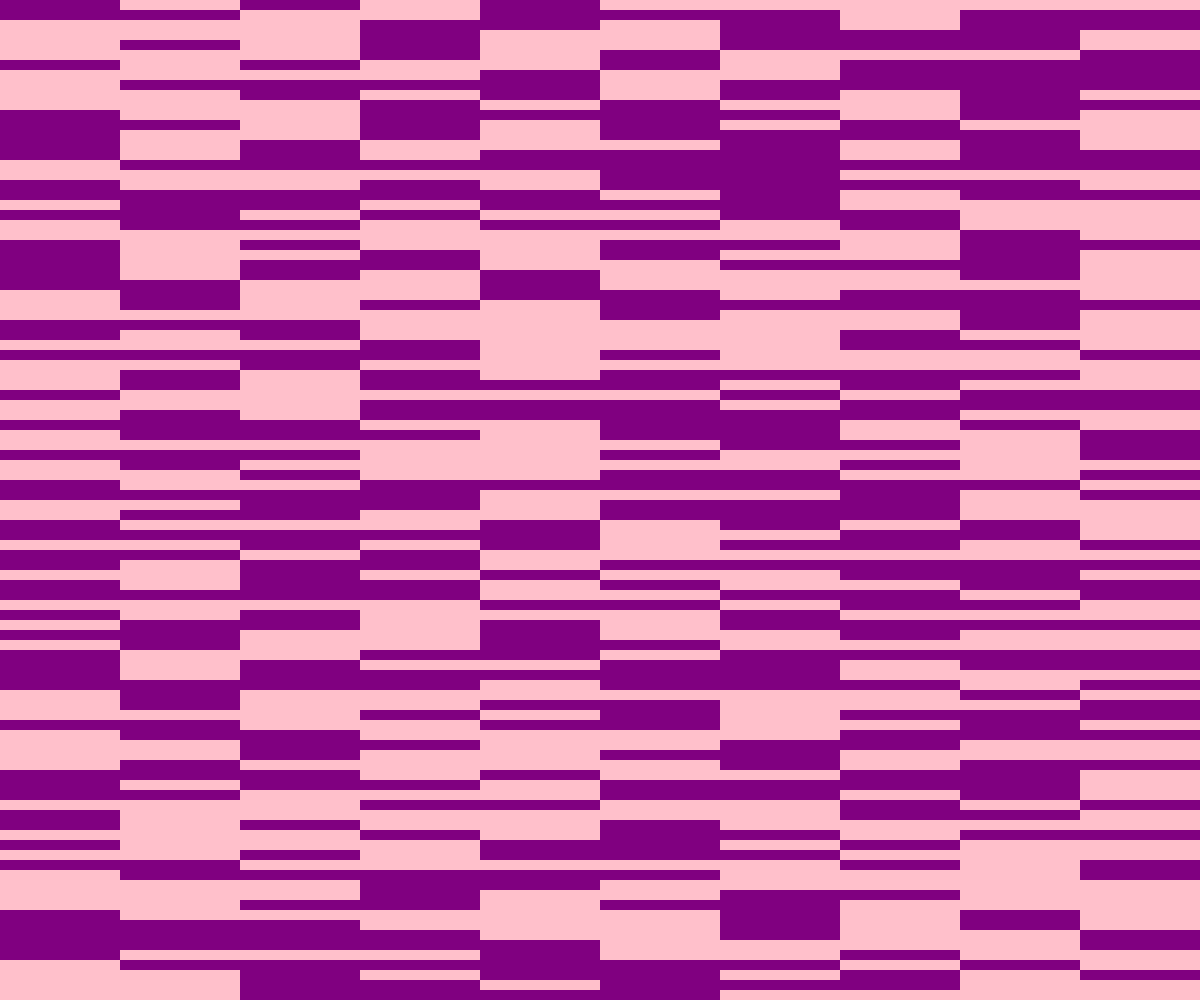
Frame 1 (no input)
Frame 60 (no input): identical to frame 1, image omitted
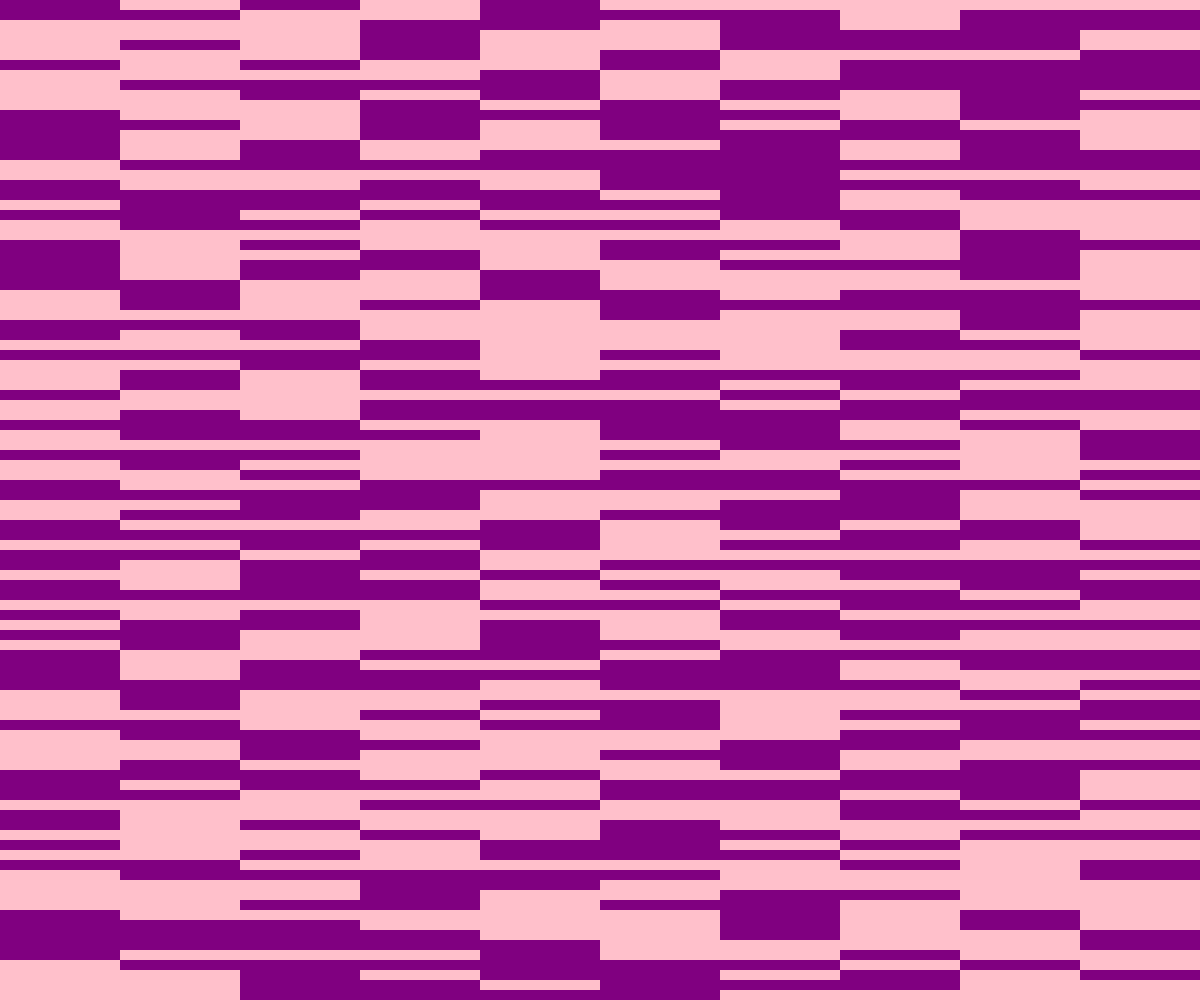
Frame 120 (the mouse pressed at the canvas centre since frame 60)

The p5.js sketch that drew these frames (run headless with seeded random() and noise() and a simulated clock; from frame 60 on, the mouse is pressed at the canvas centre):

// p5.js sketch
// ── sketch.js
// randomized grid
// Will
// October 26, 2022

const ROWS = 100;
const COLS = 10;
let grid;
let cellWidth;
let cellHeight;

function setup() {
  createCanvas(windowWidth, windowHeight);
  cellWidth = width/COLS;
  cellHeight = height/ROWS;
  grid = createRandom2dArray(COLS, ROWS);
}

function draw() {
  noStroke();
  background(0);
  displayGrid(grid);
}

function displayGrid(grid) {
  for (let y=0; y<ROWS; y++) {
    for (let x=0; x<COLS; x++) {
      if (grid[y][x] === 0) {
        fill("pink");
      }
      else if (grid[y][x] === 1) {
        fill("purple");
      }
      rect(x*cellWidth, y*cellHeight, cellWidth, cellHeight);
    }
  }
}

function create2dArray(COLS, ROWS) {
  let emptyArray = [];
  for (let y=0; y<ROWS; y++) {
    emptyArray.push([]);
    for (let x=0; x<COLS; x++) {
      emptyArray[y].push(0);
    }
  }
  return emptyArray;
}

function createRandom2dArray(COLS, ROWS) {
  let emptyArray = [];
  for (let y=0; y<ROWS; y++) {
    emptyArray.push([]);
    for (let x=0; x<COLS; x++) {
      if (random(100) < 50) {
        emptyArray[y].push(0);
      }
      else {
        emptyArray[y].push(1);
      }
    }
  }
  return emptyArray;
}

function mousePressed(){
  let posX = Math.floor(mouseX / cellWidth);
  let posY = Math.floor(mouseY / cellHeight);

  if (grid[posY][posX] === 0){
    grid[posY][posX] = 1;
  }
  else if (grid[posY][posX] === 1){
    grid[posY][posX] = 0;
  }
}
